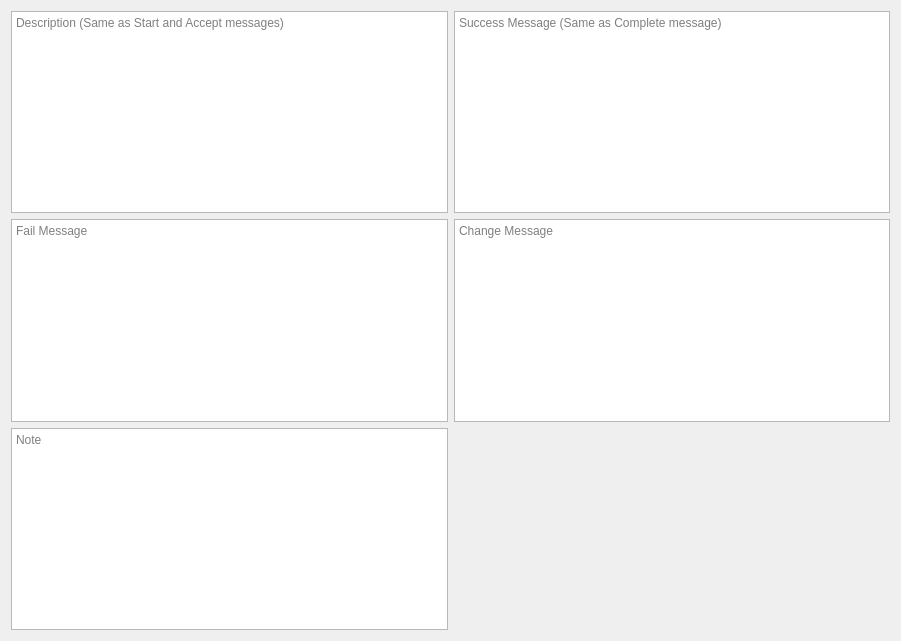
         <widget class="QWidget" name="gridLayoutWidget_3">
          <property name="geometry">
           <rect>
            <x>360</x>
            <y>110</y>
            <width>901</width>
            <height>641</height>
           </rect>
          </property>
          <layout class="QGridLayout" name="LocaleLayout">
           <item row="1" column="0">
            <widget class="QTextEdit" name="FailMessage">
             <property name="placeholderText">
              <string>Fail Message</string>
             </property>
            </widget>
           </item>
           <item row="0" column="1">
            <widget class="QTextEdit" name="SuccessMessage">
             <property name="placeholderText">
              <string>Success Message (Same as Complete message)</string>
             </property>
            </widget>
           </item>
           <item row="2" column="0">
            <widget class="QTextEdit" name="Note">
             <property name="placeholderText">
              <string>Note</string>
             </property>
            </widget>
           </item>
           <item row="1" column="1">
            <widget class="QTextEdit" name="ChangeMessage">
             <property name="placeholderText">
              <string>Change Message</string>
             </property>
            </widget>
           </item>
           <item row="0" column="0">
            <widget class="QTextEdit" name="Description">
             <property name="markdown">
              <string/>
             </property>
             <property name="html">
              <string>&lt;!DOCTYPE HTML PUBLIC &quot;-//W3C//DTD HTML 4.0//EN&quot; &quot;http://www.w3.org/TR/REC-html40/strict.dtd&quot;&gt;
&lt;html&gt;&lt;head&gt;&lt;meta name=&quot;qrichtext&quot; content=&quot;1&quot; /&gt;&lt;meta charset=&quot;utf-8&quot; /&gt;&lt;style type=&quot;text/css&quot;&gt;
p, li { white-space: pre-wrap; }
hr { height: 1px; border-width: 0; }
li.unchecked::marker { content: &quot;\2610&quot;; }
li.checked::marker { content: &quot;\2612&quot;; }
&lt;/style&gt;&lt;/head&gt;&lt;body style=&quot; font-family:'Segoe UI'; font-size:9pt; font-weight:400; font-style:normal;&quot;&gt;
&lt;p style=&quot;-qt-paragraph-type:empty; margin-top:0px; margin-bottom:0px; margin-left:0px; margin-right:0px; -qt-block-indent:0; text-indent:0px;&quot;&gt;&lt;br /&gt;&lt;/p&gt;&lt;/body&gt;&lt;/html&gt;</string>
             </property>
             <property name="placeholderText">
              <string>Description (Same as Start and Accept messages)</string>
             </property>
            </widget>
           </item>
          </layout>
         </widget>
